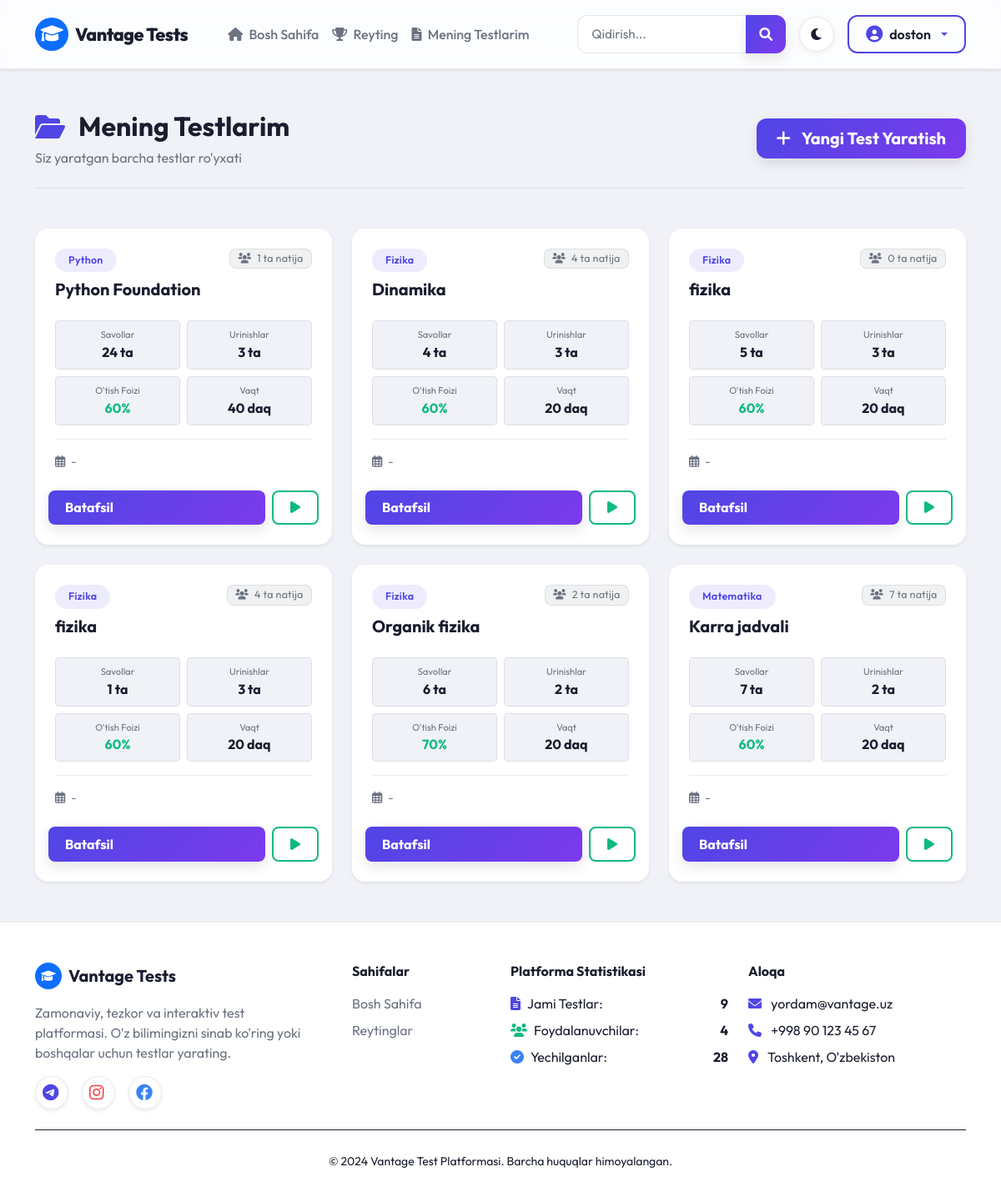
The page /my-tests/ (signed in) on the database its author committed.
### main/models.py (models this page shows, shortened)
class Test(models.Model):
    author = models.ForeignKey(User, on_delete=models.CASCADE)
    category = models.ForeignKey(Category, on_delete=models.CASCADE)
    title = models.CharField(max_length=200)
    maximum_attempts = models.PositiveBigIntegerField()
    duration = models.PositiveIntegerField(default=20, help_text="Test davomiyligi (daqiqada)")
    pass_percentage = models.PositiveBigIntegerField()

class Category(models.Model):
    name = models.CharField(max_length=100)

### main/views.py (the view)
# urls.py: path('my-tests/', views.my_tests, name='my_tests'),  # <- QO'SHING
@login_required(login_url='login')
def my_tests(request):
    user_tests = Test.objects.filter(author=request.user).order_by('-id')
    total_tests_count = Test.objects.count()
    active_users_count = User.objects.filter(is_active=True).count()
    completed_tests_count = CheckTest.objects.count()
    context = {
        'user_tests': user_tests,
        'total_tests_count': total_tests_count,
        'active_users_count': active_users_count,
        'completed_tests_count': completed_tests_count,
    }
    return render(request, 'my_tests.html', context)

### main/context_processors.py (called while the page is built)
def footer_stats(request):
    try:
        total_tests_count = Test.objects.count()
    except Exception:
        total_tests_count = 0
    try:
        active_users_count = User.objects.filter(is_active=True).count()
    except Exception:
        active_users_count = 0
    try:
        completed_tests_count = CheckTest.objects.count()
    except Exception:
        completed_tests_count = 0
    return {
        'total_tests_count': total_tests_count,
        'active_users_count': active_users_count,
        'completed_tests_count': completed_tests_count,
    }

### templates/my_tests.html (shortened to what this page needs)
{% extends "base.html" %}
{% block content %}
<div class="container py-4">
    <div class="d-flex flex-column flex-md-row justify-content-between align-items-center mb-5 border-bottom pb-4" style="border-color: var(--border) !important;">
        <div>
            <h2 class="fw-bold mb-1 d-flex align-items-center">
                <i class="fas fa-folder-open text-primary me-3"></i> Mening Testlarim
            </h2>
            <p class="text-muted mb-0">Siz yaratgan barcha testlar ro'yxati</p>
        </div>
        <div class="mt-3 mt-md-0">
            <a href="{% url 'create_test' %}" class="btn btn-primary btn-lg fw-bold px-4 hover-lift" style="border-radius: 12px;">
                <i class="fas fa-plus me-2"></i> Yangi Test Yaratish
            </a>
        </div>
    </div>
    {% if user_tests %}
        <div class="row g-4">
            {% for test in user_tests %}
            <div class="col-xl-4 col-md-6">
                <div class="card border-0 shadow-sm rounded-4 h-100 overflow-hidden bg-card hover-card" style="transition: all 0.3s ease;">
                    <div class="card-header bg-transparent border-bottom-0 pt-4 pb-0">
                        <div class="d-flex justify-content-between align-items-start mb-2">
                            <span class="badge bg-primary bg-opacity-10 text-primary px-3 py-2 rounded-pill">{{ test.category.name }}</span>
                            <span class="badge bg-secondary bg-opacity-10 text-secondary border fw-normal" style="border-color: var(--border) !important;">
                                <i class="fas fa-users me-1"></i> {{ test.checktest_set.count }} ta natija
                            </span>
                        </div>
                        <h5 class="fw-bold mb-0">
                            <a href="{% url 'test_detail' test.id %}" class="text-decoration-none text-main stretched-link" style="position: relative; z-index: 2;">{{ test.title }}</a>
                        </h5>
                    </div>
                    <div class="card-body">
                        <div class="row g-2 mb-3">
                            <div class="col-6">
                                <div class="bg-main rounded-3 p-2 text-center" style="border: 1px solid var(--border);">
                                    <small class="text-muted d-block" style="font-size: 0.7rem;">Savollar</small>
                                    <span class="fw-bold text-main">{{ test.question_set.count }} ta</span>
                                </div>
                            </div>
                            <div class="col-6">
                                <div class="bg-main rounded-3 p-2 text-center" style="border: 1px solid var(--border);">
                                    <small class="text-muted d-block" style="font-size: 0.7rem;">Urinishlar</small>
                                    <span class="fw-bold text-main">{{ test.maximum_attempts }} ta</span>
                                </div>
                            </div>
                            <div class="col-6">
                                <div class="bg-main rounded-3 p-2 text-center" style="border: 1px solid var(--border);">
                                    <small class="text-muted d-block" style="font-size: 0.7rem;">O'tish Foizi</small>
                                    <span class="fw-bold text-success">{{ test.pass_percentage }}%</span>
                                </div>
                            </div>
                            <div class="col-6">
                                <div class="bg-main rounded-3 p-2 text-center" style="border: 1px solid var(--border);">
                                    <small class="text-muted d-block" style="font-size: 0.7rem;">Vaqt</small>
                                    <span class="fw-bold text-main">{{ test.duration }} daq</span>
                                </div>
                            </div>
                        </div>
                        <div class="d-flex align-items-center mb-0 mt-3 border-top pt-3" style="border-color: var(--border) !important;">
                            <small class="text-muted d-block text-truncate w-100"><i class="far fa-calendar-alt me-1"></i> {{ test.start_date|date:"d.m.Y H:i" }} - {{ test.end_date|date:"d.m.Y H:i" }}</small>
                        </div>
                    </div>
                    <div class="card-footer bg-transparent border-top-0 pb-4 pt-0 d-flex gap-2 position-relative" style="z-index: 3;">
                        <a href="{% url 'test_detail' test.id %}" class="btn btn-primary flex-grow-1 fw-bold" style="border-radius: 8px;">
                            Batafsil
                        </a>
                        <a href="{% url 'ready_to_test' test.id %}" class="btn btn-outline-success fw-bold" style="border-radius: 8px;">
                            <i class="fas fa-play"></i>
                        </a>
                    </div>
                </div>
            </div>
            {% endfor %}
        </div>
    {% endif %}
</div>
{% endblock content %}

### templates/base.html (shortened to what this page needs)
{% load static %}
<!DOCTYPE html>
<html lang="uz">
<head>
    <link href="https://cdn.jsdelivr.net/npm/bootstrap@5.1.3/dist/css/bootstrap.min.css" rel="stylesheet">
    <link href="https://cdnjs.cloudflare.com/ajax/libs/font-awesome/6.0.0/css/all.min.css" rel="stylesheet">
    <link rel="stylesheet" type="text/css" href="{% static 'style.css' %}">
</head>
<body>
    <nav class="navbar navbar-expand-lg glass-navbar shadow-sm py-3">
        <div class="container">
            <a class="navbar-brand d-flex align-items-center" href="/">
                <div class="bg-primary text-white rounded-circle p-2 me-2 d-flex justify-content-center align-items-center" style="width: 40px; height: 40px;">
                    <i class="fas fa-graduation-cap"></i>
                </div>
                Vantage Tests
            </a>
            <div class="collapse navbar-collapse" id="navbarContent">
                <ul class="navbar-nav me-auto ps-lg-4">
                    <li class="nav-item">
                        <a class="nav-link" href="{% url 'index' %}">
                            <i class="fas fa-home me-1"></i> Bosh Sahifa
                        </a>
                    </li>
                    <li class="nav-item">
                        <a class="nav-link" href="{% url 'leaderboard' %}">
                            <i class="fas fa-trophy me-1"></i> Reyting
                        </a>
                    </li>
                    {% if user.is_authenticated %}
                    <li class="nav-item">
                        <a class="nav-link" href="{% url 'my_tests' %}">
                            <i class="fas fa-file-alt me-1"></i> Mening Testlarim
                        </a>
                    </li>
                    {% endif %}
                </ul>
                <div class="d-flex align-items-center gap-3 mt-3 mt-lg-0">
                    <form class="input-group" action="{% url 'index' %}" method="get" style="width: 250px;">
                        <input class="form-control" type="search" placeholder="Qidirish..." name="q" aria-label="Search" style="border-right: none;">
                        <button class="btn btn-primary px-3" type="submit">
                            <i class="fas fa-search"></i>
                        </button>
                    </form>
                    <button class="theme-toggle-btn" id="theme-toggle" title="Mavzuni o'zgartirish">
                        <i class="fas fa-moon" id="theme-icon"></i>
                    </button>
                    {% if user.is_authenticated %}
                    <div class="dropdown">
                        <button class="btn btn-outline-primary dropdown-toggle d-flex align-items-center gap-2" type="button" data-bs-toggle="dropdown">
                            <i class="fas fa-user-circle fs-5"></i> <span>{{ user.username }}</span>
                        </button>
                    </div>
                    {% else %}
                    <div class="d-flex gap-2">
                        <a href="{% url 'login' %}" class="btn btn-outline-primary">Kirish</a>
                        <a href="{% url 'signup' %}" class="btn btn-primary">Ro'yxatdan o'tish</a>
                    </div>
                    {% endif %}
                </div>
            </div>
        </div>
    </nav>
    <main class="flex-grow-1 py-4">
        {% block content %}
        {% endblock content %}
    </main>
    <footer class="premium-footer">
        <div class="container">
            <div class="row gy-4">
                <div class="col-lg-4 col-md-6">
                    <h5 class="mb-3 d-flex align-items-center">
                        <div class="bg-primary text-white rounded-circle p-2 me-2 d-flex justify-content-center align-items-center" style="width: 32px; height: 32px; font-size: 14px;">
                            <i class="fas fa-graduation-cap"></i>
                        </div>
                        Vantage Tests
                    </h5>
                    <p class="text-muted pe-lg-4">
                        Zamonaviy, tezkor va interaktiv test platformasi. O'z bilimingizni sinab ko'ring yoki boshqalar uchun testlar yarating.
                    </p>
                    <div class="d-flex gap-3 mt-3">
                        <a href="#" class="btn btn-light rounded-circle shadow-sm" style="width: 40px; height: 40px; padding: 8px;"><i class="fab fa-telegram text-primary fs-5"></i></a>
                        <a href="#" class="btn btn-light rounded-circle shadow-sm" style="width: 40px; height: 40px; padding: 8px;"><i class="fab fa-instagram text-danger fs-5"></i></a>
                        <a href="#" class="btn btn-light rounded-circle shadow-sm" style="width: 40px; height: 40px; padding: 8px;"><i class="fab fa-facebook text-info fs-5"></i></a>
                    </div>
                </div>
                <div class="col-lg-2 col-md-6">
                    <h6 class="mb-3">Sahifalar</h6>
                    <ul class="list-unstyled">
                        <li class="mb-2"><a href="{% url 'index' %}" class="text-decoration-none">Bosh Sahifa</a></li>
                        <li class="mb-2"><a href="{% url 'leaderboard' %}" class="text-decoration-none">Reytinglar</a></li>
                    </ul>
                </div>
                <div class="col-lg-3 col-md-6">
                    <h6 class="mb-3">Platforma Statistikasi</h6>
                    <ul class="list-unstyled text-muted">
                        <li class="mb-2 d-flex align-items-center">
                            <i class="fas fa-file-alt text-primary me-2"></i> Jami Testlar: <strong class="ms-auto text-main">{{ total_tests_count|default:"0" }}</strong>
                        </li>
                        <li class="mb-2 d-flex align-items-center">
                            <i class="fas fa-users text-success me-2"></i> Foydalanuvchilar: <strong class="ms-auto text-main">{{ active_users_count|default:"0" }}</strong>
                        </li>
                        <li class="mb-2 d-flex align-items-center">
                            <i class="fas fa-check-circle text-info me-2"></i> Yechilganlar: <strong class="ms-auto text-main">{{ completed_tests_count|default:"0" }}</strong>
                        </li>
                    </ul>
                </div>
                <div class="col-lg-3 col-md-6">
                    <h6 class="mb-3">Aloqa</h6>
                    <ul class="list-unstyled text-muted">
                        <li class="mb-2"><i class="fas fa-envelope text-primary me-2"></i> yordam@vantage.uz</li>
                        <li class="mb-2"><i class="fas fa-phone text-primary me-2"></i> +998 90 123 45 67</li>
                        <li class="mb-2"><i class="fas fa-map-marker-alt text-primary me-2"></i> Toshkent, O'zbekiston</li>
                    </ul>
                </div>
            </div>
            <hr style="border-color: var(--border);" class="my-4">
            <div class="text-center text-muted col-12">
                <small>&copy; 2024 Vantage Test Platformasi. Barcha huquqlar himoyalangan.</small>
            </div>
        </div>
    </footer>
</body>
</html>

### rows shown on the page
Test: category.name "Python", checktest_set.count "1", title "Python Foundation", question_set.count "24", maximum_attempts "3", pass_percentage "60", duration "40"
Test: category.name "Fizika", checktest_set.count "4", title "Dinamika", question_set.count "4", maximum_attempts "3", pass_percentage "60", duration "20"
Test: category.name "Fizika", checktest_set.count "0", title "fizika", question_set.count "5", maximum_attempts "3", pass_percentage "60", duration "20"
Test: category.name "Fizika", checktest_set.count "4", title "fizika", question_set.count "1", maximum_attempts "3", pass_percentage "60", duration "20"
Test: category.name "Fizika", checktest_set.count "2", title "Organik fizika", question_set.count "6", maximum_attempts "2", pass_percentage "70", duration "20"
Test: category.name "Matematika", checktest_set.count "7", title "Karra jadvali", question_set.count "7", maximum_attempts "2", pass_percentage "60", duration "20"

### other values the page prints
{{ user.username }} "doston"
{{ total_tests_count|default:"0" }} "9"
{{ active_users_count|default:"0" }} "4"
{{ completed_tests_count|default:"0" }} "28"
